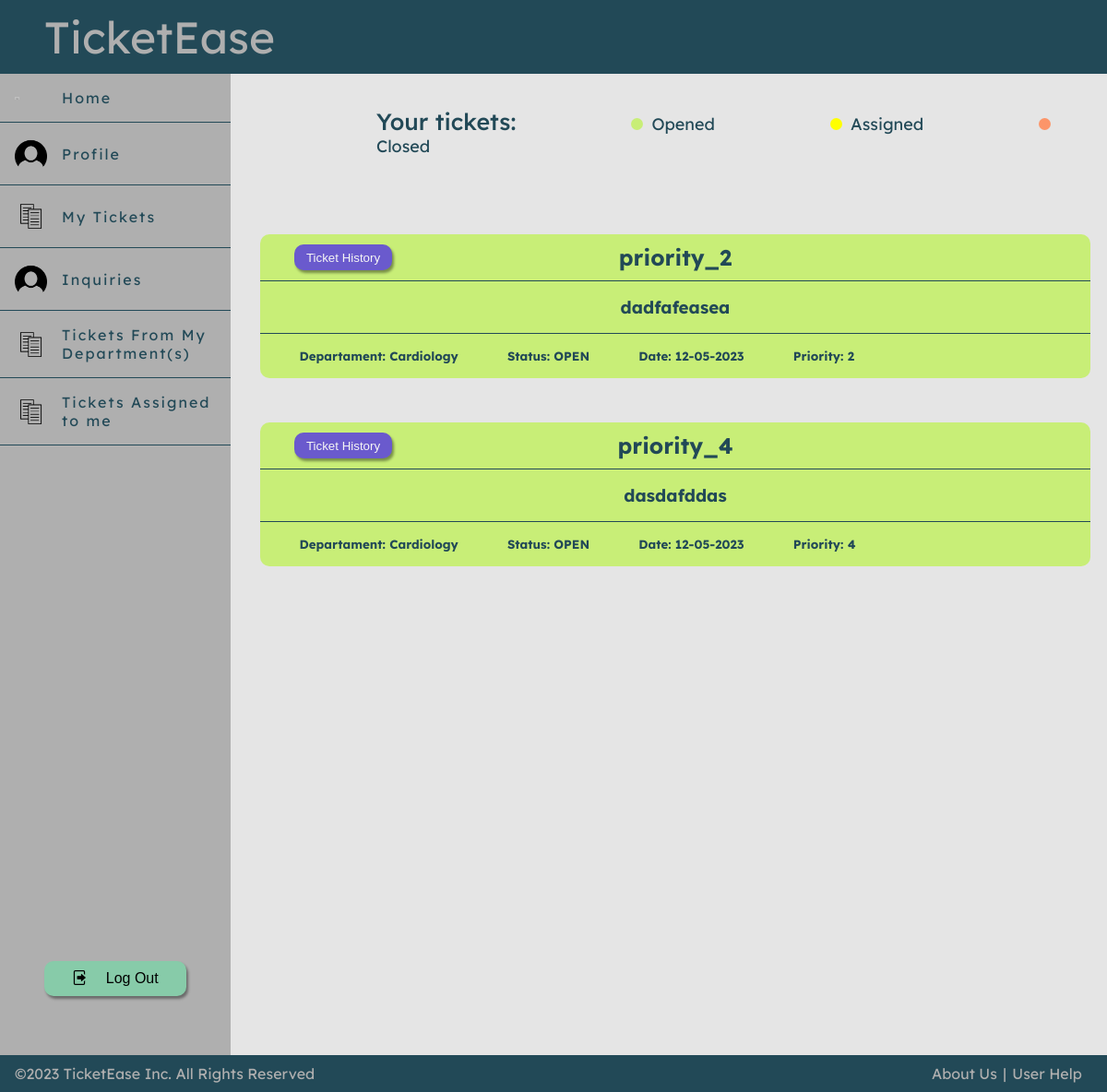
/pages/mytickets.php (signed in), run on an earlier commit of the app's database.
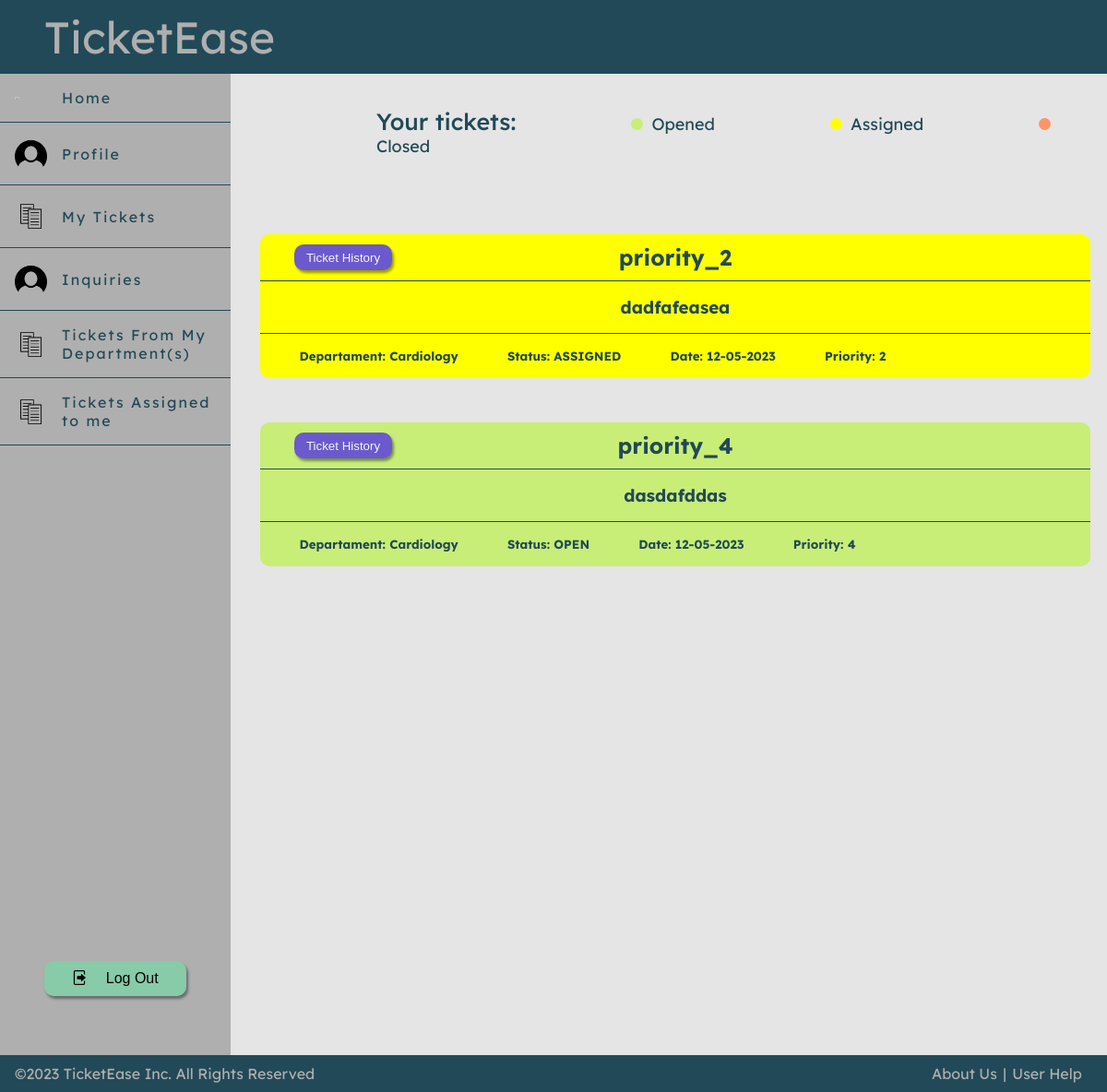
And on a later commit of the database.
### tables this page shows
CREATE TABLE Ticket(
                       idTicket INTEGER PRIMARY KEY AUTOINCREMENT,
                       title TEXT NOT NULL,
                       description TEXT NOT NULL,
                       priority INTEGER NOT NULL,
                       create_date DATE,
                       cria INTEGER REFERENCES User,
                       resolve INTEGER REFERENCES User,
                       idDepartment INTEGER REFERENCES Department,
                       CONSTRAINT CHECK_Ticket_createdate CHECK (create_date >= 2023-01-01)
);

CREATE TABLE Department(
                           idDepartment INTEGER PRIMARY KEY AUTOINCREMENT,
                           name TEXT NOT NULL,
                           description Text,
                           CONSTRAINT UNIQUE_Department_name UNIQUE (name)
);

### pages/mytickets.php (called while the page is built, shortened)
<?php
require_once(dirname(__DIR__).'/templates/common.tpt.php');
require_once(dirname(__DIR__).'/database/connection.php');
require_once(dirname(__DIR__).'/classes/ticket.class.php');
require_once(dirname(__DIR__).'/utils/session.php');
require_once(dirname(__DIR__).'/templates/mytickets.tpl.php');
$session = new Session();
$db = getDatabaseConnection();
$tickets = Ticket::getTickets($db, $session->getId());
drawMyTicketPage($tickets, $db);
?>

### classes/ticket.class.php (called while the page is built, shortened)
<?php
  class Ticket {
    private ?int $idTicket;
    private string $title;
    private string $description;
    private int $priority;
    private string $createDate;
    private int $idDepartment;
    public function __construct(?int $idTicket, string $title, string $description, int $priority, string $createDate, int $cria, ?int $resolve, int $idDepartment) {
        $this->idTicket = $idTicket;
        $this->title = $title;
        $this->description = $description;
        $this->priority = $priority;
        $this->createDate = $createDate;
        $this->idDepartment = $idDepartment;
    }
    public function getIdTicket(): ?int {
        return $this->idTicket;
    }
    public function getTitle(): string {
        return $this->title;
    }
    public function getDescription(): string {
        return $this->description;
    }
    public function getPriority(): int {
        return $this->priority;
    }
    public function getCreateDate(): string {
        return $this->createDate;
    }
    public function getidDepartment(): int {
        return $this->idDepartment;
    }
    public static function getTickets(PDO $db, int $cria): array {
        $stmt = $db->prepare('SELECT * FROM Ticket WHERE cria = ?');
        $stmt->execute(array($cria));
        $tickets = array();
        while ($ticket = $stmt->fetch()) {
            $tickets[] = new Ticket(
                intval($ticket['idTicket']),
                $ticket['title'],
                $ticket['description'],
                intval($ticket['priority']),
                $ticket['create_date'],
                intval($ticket['cria']),
                intval($ticket['resolve']),
                intval($ticket['idDepartment'])
            );
        }
        return $tickets;
    }
    public function getTicketDepartmentName(PDO $db): string {
        $stmt = $db->prepare('SELECT name FROM Department WHERE idDepartment = ?');
        $stmt->execute(array($this->idDepartment));
        $department = $stmt->fetch();
        return $department['name'];
    }
    public function getLastTicketStatus(PDO $db): string {
        $stmt = $db->prepare('SELECT idStatus FROM Ticket_Status WHERE idTicket = ? ORDER BY ROWID DESC LIMIT 1');
        $stmt->execute(array($this->idTicket));
        $status = $stmt->fetch();
        if ($status) {
            $stmt = $db->prepare('SELECT stage FROM Status WHERE idStatus = ?');
            $stmt->execute(array($status['idStatus']));
            $statusName = $stmt->fetch();
            return $statusName['stage'];
        } else {
            return '';
        }
    }
}
?>

### utils/session.php (called while the page is built, shortened)
<?php
  class Session {
    public function getId() : ?int {
      return isset($_SESSION['id']) ? $_SESSION['id'] : null;
    }
  }
?>

### templates/mytickets.tpl.php (the view, shortened to what the changed rows need)
<?php function drawMyTicketPage(array $tickets, PDO $db) { ?>
    <section class ="ticketsPage">
        <section class="TicketOverflow">
            <?php foreach($tickets as $ticket) {
                drawSingleTicket($db,$ticket,1);
            }?>
        </section>
    </section>
<?php }
function drawSingleTicket($db,Ticket $ticket, int $entity){ ?>
    <?php
        $status = $ticket->getLastTicketStatus($db);
        $backgroundColor="";
        if($entity<=2) {
            switch ($status) {
                case "OPEN" :
                    $backgroundColor = "red";
                    break;
                case "ASSIGNED" :
                    $backgroundColor = "orange";
                    break;
            }
        }
    ?>
    <div class="retangulo <?php echo $backgroundColor ?>" data-department = "<?php echo $ticket->getidDepartment()?>" data-status ="<?php echo $ticket->getLastTicketStatus($db)?>">
        <section class = "AssignTicket">
            <div>
                <form method="post" action="../pages/ticketChanges.php">
                    <button type="submit" name="Ticket" value="<?php echo $ticket->getIdTicket()?>">Ticket History</button>
                </form>
            </div>
            <h2 class="ticketText"><?=$ticket->getTitle()?></h2>
        </section>
        <section>
            <h3 class="ticketDescription"><?=$ticket->getDescription()?></h3>
        </section>
        <section>
            <article>
                <h5>Departament: <?=$ticket->getTicketDepartmentName($db)?></h5>
                <h5>Status: <?=$status?></h5>
                <h5 data-date="<?php echo $ticket->getCreateDate()?>">Date: <?=$ticket->getCreateDate()?></h5>
                <h5 data-priority = "<?php echo $ticket->getPriority()?>">Priority: <?=$ticket->getPriority()?></h5>
            </article>
        </section>
    </div>
<?php }

What changed in the data, as far as the page shows it:
changed ticket "priority_2": status "OPEN" → "ASSIGNED"
